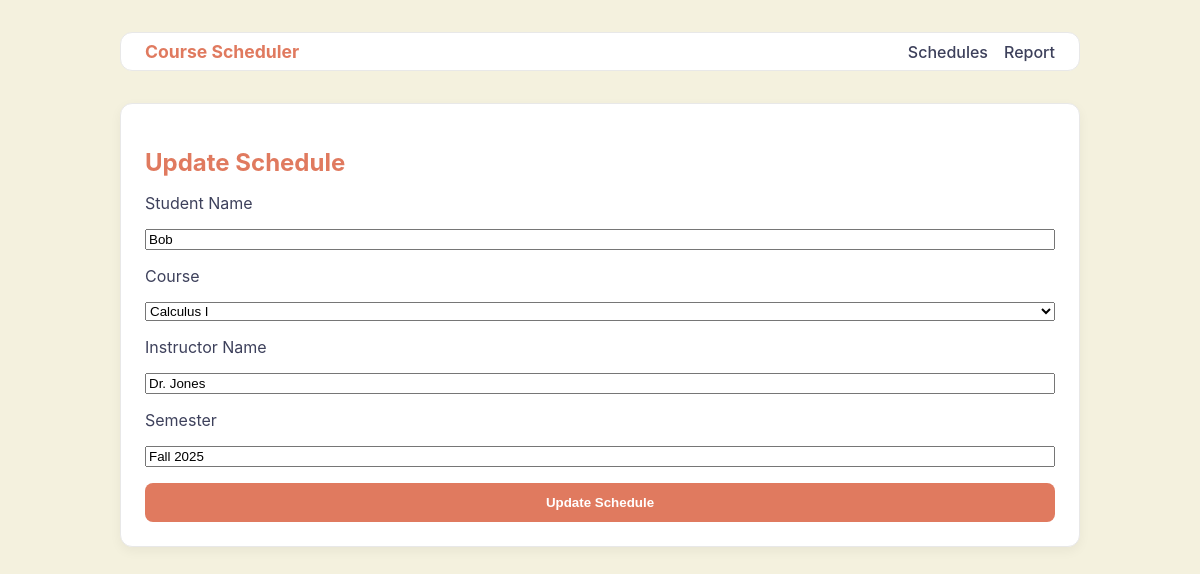
The app's page /schedules/4/edit with its own data.
### tables this page shows
CREATE TABLE students (
  student_id INTEGER PRIMARY KEY AUTOINCREMENT,
  name TEXT NOT NULL,
  major TEXT NOT NULL
);

CREATE TABLE schedules (
  schedule_id INTEGER PRIMARY KEY AUTOINCREMENT,
  student_id INTEGER NOT NULL,
  course_id INTEGER NOT NULL,
  semester TEXT NOT NULL, -- e.g., "Fall 2025"
  FOREIGN KEY (student_id) REFERENCES students(student_id) ON DELETE CASCADE,
  FOREIGN KEY (course_id) REFERENCES courses(course_id) ON DELETE CASCADE
);

CREATE TABLE courses (
  course_id INTEGER PRIMARY KEY AUTOINCREMENT,
  title TEXT NOT NULL,
  instructor_id INTEGER,
  FOREIGN KEY (instructor_id) REFERENCES instructors(instructor_id)
);

CREATE TABLE instructors (
  instructor_id INTEGER PRIMARY KEY AUTOINCREMENT,
  name TEXT NOT NULL,
  department TEXT NOT NULL
);

### app.py (the view, shortened to what this page needs)
@app.route("/schedules/<int:schedule_id>/edit", methods=["GET", "POST"])
def edit_schedule(schedule_id):
    conn = get_db()
    schedule = conn.execute("""
        SELECT s.*, st.name as student_name, i.name as instructor_name
        FROM schedules s
        JOIN students st ON s.student_id = st.student_id
        JOIN courses c ON s.course_id = c.course_id
        LEFT JOIN instructors i ON c.instructor_id = i.instructor_id
        WHERE s.schedule_id = ?
    """, (schedule_id,)).fetchone()
    students = conn.execute("SELECT name FROM students ORDER BY name").fetchall()
    courses = conn.execute("SELECT course_id, title FROM courses ORDER BY title").fetchall()
    instructors = conn.execute("SELECT name FROM instructors ORDER BY name").fetchall()
    return render_template("schedule_form.html", schedule=schedule, students=students, courses=courses, instructors=instructors, action="Update")

### app.py (called while the page is built)
def get_db():
    conn = sqlite3.connect(DB_PATH, isolation_level=None)
    conn.row_factory = sqlite3.Row
    return conn

### templates/schedule_form.html (shortened to what this page needs)
{% extends "base.html" %}
{% block content %}
  <div class="content-card">
    <h2>{{ action }} Schedule</h2>
    <form method="post">
      <label for="student_name">Student Name</label>
      <input list="student-list" id="student_name" name="student_name" required
             placeholder="Type or select a student"
             value="{{ schedule.student_name if schedule else '' }}">
      <label for="course_id">Course</label>
      <select id="course_id" name="course_id" required>
        {% for course in courses %}
          <option value="{{ course.course_id }}" {% if schedule and schedule.course_id == course.course_id %}selected{% endif %}>
            {{ course.title }}
          </option>
        {% endfor %}
      </select>
      <label for="instructor_name">Instructor Name</label>
      <input list="instructor-list" id="instructor_name" name="instructor_name" required
             placeholder="Type or select an instructor"
             value="{{ schedule.instructor_name if schedule else '' }}">
      <label for="semester">Semester</label>
      <input type="text" id="semester" name="semester" placeholder="e.g., Fall 2025" required value="{{ schedule.semester if schedule }}">
      <button type="submit">{{ action }} Schedule</button>
    </form>
  </div>
{% endblock %}

### static/style.css (style rules this page uses)
:root { --background-color: #f4f1de; --text-color: #3d405b; --primary-color: #e07a5f; --secondary-color: #81b29a; --accent-color: #a89bce; --card-background-color: #ffffff; --border-color: #e8e8e8; --font-family: -apple-system, BlinkMacSystemFont, 'Segoe UI', Roboto, Helvetica, Arial, sans-serif; }
body { background-color: var(--background-color); color: var(--text-color); font-family: var(--font-family); margin: 0; padding: 0; }
h2, h3 { color: var(--primary-color); margin-bottom: 1rem; }
button, input[type="submit"] { background-color: var(--primary-color); color: white; border: none; padding: 0.75rem 1.5rem; border-radius: 8px; font-weight: bold; cursor: pointer; transition: background-color 0.2s; }
.content-card { background-color: var(--card-background-color); padding: 1.5rem; border-radius: 12px; border: 1px solid var(--border-color); box-shadow: 0 4px 12px rgba(0,0,0,0.05); margin-bottom: 2rem; }
form { display: flex; flex-direction: column; gap: 1rem; }

### records on screen
students: student_name "Bob"
schedules: course_id "Calculus I", semester "Fall 2025"
instructors: instructor_name "Dr. Jones"

### other values on screen
{{ action }} "Update"
